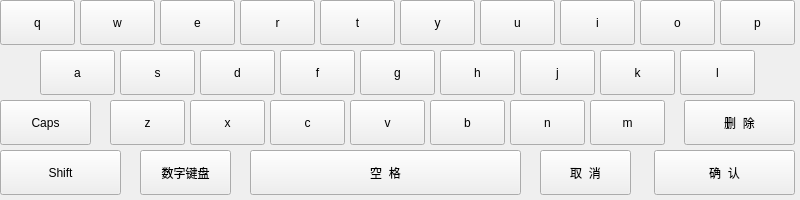
<?xml version="1.0" encoding="UTF-8"?>
<ui version="4.0">
 <class>characterPad</class>
 <widget class="QWidget" name="characterPad">
  <property name="geometry">
   <rect>
    <x>0</x>
    <y>0</y>
    <width>800</width>
    <height>200</height>
   </rect>
  </property>
  <property name="windowTitle">
   <string>characterPad</string>
  </property>
  <widget class="MPushButton" name="pushButton_Q">
   <property name="geometry">
    <rect>
     <x>0</x>
     <y>0</y>
     <width>75</width>
     <height>45</height>
    </rect>
   </property>
   <property name="text">
    <string>q</string>
   </property>
  </widget>
  <widget class="MPushButton" name="pushButton_W">
   <property name="geometry">
    <rect>
     <x>80</x>
     <y>0</y>
     <width>75</width>
     <height>45</height>
    </rect>
   </property>
   <property name="text">
    <string>w</string>
   </property>
  </widget>
  <widget class="MPushButton" name="pushButton_E">
   <property name="geometry">
    <rect>
     <x>160</x>
     <y>0</y>
     <width>75</width>
     <height>45</height>
    </rect>
   </property>
   <property name="text">
    <string>e</string>
   </property>
  </widget>
  <widget class="MPushButton" name="pushButton_R">
   <property name="geometry">
    <rect>
     <x>240</x>
     <y>0</y>
     <width>75</width>
     <height>45</height>
    </rect>
   </property>
   <property name="text">
    <string>r</string>
   </property>
  </widget>
  <widget class="MPushButton" name="pushButton_T">
   <property name="geometry">
    <rect>
     <x>320</x>
     <y>0</y>
     <width>75</width>
     <height>45</height>
    </rect>
   </property>
   <property name="text">
    <string>t</string>
   </property>
  </widget>
  <widget class="MPushButton" name="pushButton_Y">
   <property name="geometry">
    <rect>
     <x>400</x>
     <y>0</y>
     <width>75</width>
     <height>45</height>
    </rect>
   </property>
   <property name="text">
    <string>y</string>
   </property>
  </widget>
  <widget class="MPushButton" name="pushButton_U">
   <property name="geometry">
    <rect>
     <x>480</x>
     <y>0</y>
     <width>75</width>
     <height>45</height>
    </rect>
   </property>
   <property name="text">
    <string>u</string>
   </property>
  </widget>
  <widget class="MPushButton" name="pushButton_I">
   <property name="geometry">
    <rect>
     <x>560</x>
     <y>0</y>
     <width>75</width>
     <height>45</height>
    </rect>
   </property>
   <property name="text">
    <string>i</string>
   </property>
  </widget>
  <widget class="MPushButton" name="pushButton_O">
   <property name="geometry">
    <rect>
     <x>640</x>
     <y>0</y>
     <width>75</width>
     <height>45</height>
    </rect>
   </property>
   <property name="text">
    <string>o</string>
   </property>
  </widget>
  <widget class="MPushButton" name="pushButton_P">
   <property name="geometry">
    <rect>
     <x>720</x>
     <y>0</y>
     <width>75</width>
     <height>45</height>
    </rect>
   </property>
   <property name="text">
    <string>p</string>
   </property>
  </widget>
  <widget class="MPushButton" name="pushButton_A">
   <property name="geometry">
    <rect>
     <x>40</x>
     <y>50</y>
     <width>75</width>
     <height>45</height>
    </rect>
   </property>
   <property name="text">
    <string>a</string>
   </property>
  </widget>
  <widget class="MPushButton" name="pushButton_S">
   <property name="geometry">
    <rect>
     <x>120</x>
     <y>50</y>
     <width>75</width>
     <height>45</height>
    </rect>
   </property>
   <property name="text">
    <string>s</string>
   </property>
  </widget>
  <widget class="MPushButton" name="pushButton_D">
   <property name="geometry">
    <rect>
     <x>200</x>
     <y>50</y>
     <width>75</width>
     <height>45</height>
    </rect>
   </property>
   <property name="text">
    <string>d</string>
   </property>
  </widget>
  <widget class="MPushButton" name="pushButton_F">
   <property name="geometry">
    <rect>
     <x>280</x>
     <y>50</y>
     <width>75</width>
     <height>45</height>
    </rect>
   </property>
   <property name="text">
    <string>f</string>
   </property>
  </widget>
  <widget class="MPushButton" name="pushButton_G">
   <property name="geometry">
    <rect>
     <x>360</x>
     <y>50</y>
     <width>75</width>
     <height>45</height>
    </rect>
   </property>
   <property name="text">
    <string>g</string>
   </property>
  </widget>
  <widget class="MPushButton" name="pushButton_H">
   <property name="geometry">
    <rect>
     <x>440</x>
     <y>50</y>
     <width>75</width>
     <height>45</height>
    </rect>
   </property>
   <property name="text">
    <string>h</string>
   </property>
  </widget>
  <widget class="MPushButton" name="pushButton_J">
   <property name="geometry">
    <rect>
     <x>520</x>
     <y>50</y>
     <width>75</width>
     <height>45</height>
    </rect>
   </property>
   <property name="text">
    <string>j</string>
   </property>
  </widget>
  <widget class="MPushButton" name="pushButton_K">
   <property name="geometry">
    <rect>
     <x>600</x>
     <y>50</y>
     <width>75</width>
     <height>45</height>
    </rect>
   </property>
   <property name="text">
    <string>k</string>
   </property>
  </widget>
  <widget class="MPushButton" name="pushButton_L">
   <property name="geometry">
    <rect>
     <x>680</x>
     <y>50</y>
     <width>75</width>
     <height>45</height>
    </rect>
   </property>
   <property name="text">
    <string>l</string>
   </property>
  </widget>
  <widget class="MPushButton" name="pushButton_M">
   <property name="geometry">
    <rect>
     <x>590</x>
     <y>100</y>
     <width>75</width>
     <height>45</height>
    </rect>
   </property>
   <property name="text">
    <string>m</string>
   </property>
  </widget>
  <widget class="MPushButton" name="pushButton_Z">
   <property name="geometry">
    <rect>
     <x>110</x>
     <y>100</y>
     <width>75</width>
     <height>45</height>
    </rect>
   </property>
   <property name="text">
    <string>z</string>
   </property>
  </widget>
  <widget class="MPushButton" name="pushButton_X">
   <property name="geometry">
    <rect>
     <x>190</x>
     <y>100</y>
     <width>75</width>
     <height>45</height>
    </rect>
   </property>
   <property name="text">
    <string>x</string>
   </property>
  </widget>
  <widget class="MPushButton" name="pushButton_C">
   <property name="geometry">
    <rect>
     <x>270</x>
     <y>100</y>
     <width>75</width>
     <height>45</height>
    </rect>
   </property>
   <property name="text">
    <string>c</string>
   </property>
  </widget>
  <widget class="MPushButton" name="pushButton_V">
   <property name="geometry">
    <rect>
     <x>350</x>
     <y>100</y>
     <width>75</width>
     <height>45</height>
    </rect>
   </property>
   <property name="text">
    <string>v</string>
   </property>
  </widget>
  <widget class="MPushButton" name="pushButton_B">
   <property name="geometry">
    <rect>
     <x>430</x>
     <y>100</y>
     <width>75</width>
     <height>45</height>
    </rect>
   </property>
   <property name="text">
    <string>b</string>
   </property>
  </widget>
  <widget class="MPushButton" name="pushButton_N">
   <property name="geometry">
    <rect>
     <x>510</x>
     <y>100</y>
     <width>75</width>
     <height>45</height>
    </rect>
   </property>
   <property name="text">
    <string>n</string>
   </property>
  </widget>
  <widget class="MPushButton" name="pushButton_Space">
   <property name="geometry">
    <rect>
     <x>250</x>
     <y>150</y>
     <width>271</width>
     <height>45</height>
    </rect>
   </property>
   <property name="text">
    <string>空  格</string>
   </property>
  </widget>
  <widget class="MPushButton" name="pushButton_Enter">
   <property name="geometry">
    <rect>
     <x>654</x>
     <y>150</y>
     <width>141</width>
     <height>45</height>
    </rect>
   </property>
   <property name="text">
    <string>确  认</string>
   </property>
  </widget>
  <widget class="MPushButton" name="pushButton_cancel">
   <property name="geometry">
    <rect>
     <x>540</x>
     <y>150</y>
     <width>91</width>
     <height>45</height>
    </rect>
   </property>
   <property name="text">
    <string>取  消</string>
   </property>
  </widget>
  <widget class="MPushButton" name="pushButton_numPad">
   <property name="geometry">
    <rect>
     <x>140</x>
     <y>150</y>
     <width>91</width>
     <height>45</height>
    </rect>
   </property>
   <property name="text">
    <string>数字键盘</string>
   </property>
  </widget>
  <widget class="MPushButton" name="pushButton_Backspace">
   <property name="geometry">
    <rect>
     <x>684</x>
     <y>100</y>
     <width>111</width>
     <height>45</height>
    </rect>
   </property>
   <property name="text">
    <string>删  除</string>
   </property>
  </widget>
  <widget class="MPushButton" name="pushButton_Caps">
   <property name="geometry">
    <rect>
     <x>0</x>
     <y>100</y>
     <width>91</width>
     <height>45</height>
    </rect>
   </property>
   <property name="text">
    <string>Caps</string>
   </property>
  </widget>
  <widget class="MPushButton" name="pushButton_Shift">
   <property name="geometry">
    <rect>
     <x>0</x>
     <y>150</y>
     <width>121</width>
     <height>45</height>
    </rect>
   </property>
   <property name="text">
    <string>Shift</string>
   </property>
  </widget>
 </widget>
 <customwidgets>
  <customwidget>
   <class>MPushButton</class>
   <extends>QPushButton</extends>
   <header location="global">mPushButton.h</header>
  </customwidget>
 </customwidgets>
 <resources/>
 <connections/>
</ui>
